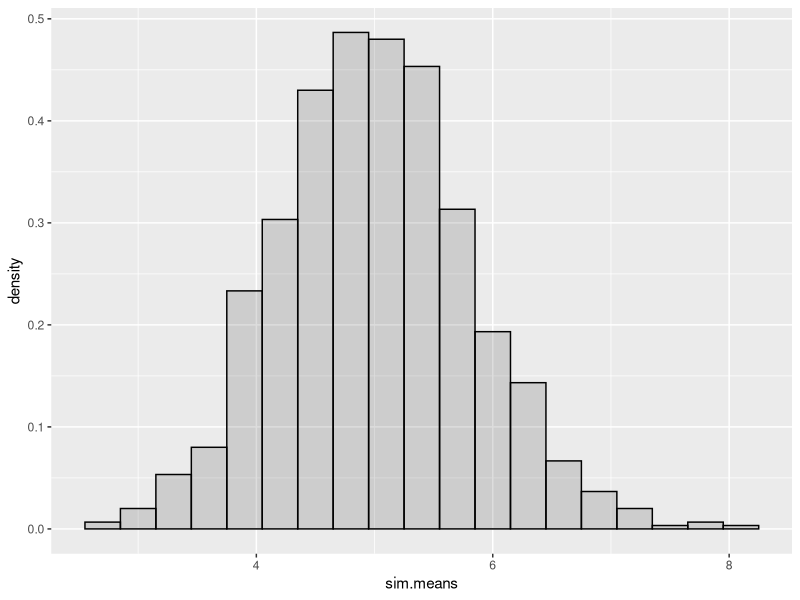
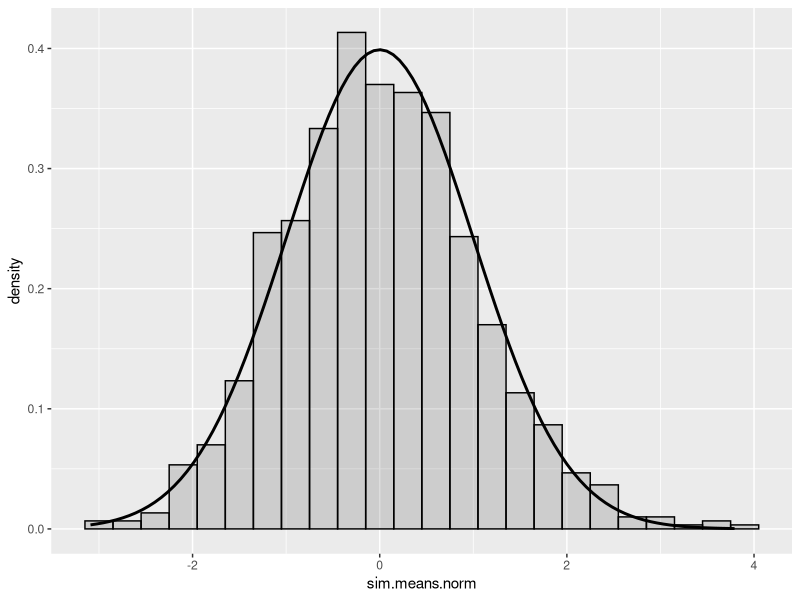

Recreate these plots in R, in order.
## ---- chunk 1
## 1000 simulations of the mean of 40 exponentials(0.2)s 
sim.vectors <- replicate(1000, rexp(40,0.2), simplify="data.frame")
sim.means <- as.vector(colMeans(sim.vectors))
## ---- chunk 2
library(ggplot2)
## Plot of the distribution of the means
dat <- as.data.frame(sim.means)
g <- ggplot(dat, aes(x = sim.means)) + 
 geom_histogram(alpha = .20, binwidth=.3, colour = "black", aes(y = ..density..))
g
## ---- chunk 3
sapply(dat, mean)
## ---- chunk 4
sapply(dat, sd)
## ---- chunk 5
5/sqrt(40)
## ---- chunk 6
## Plot of the distribution of the means
dat <- as.data.frame(sim.means)
# We normalize the simulation data and define the data frame
sim.means.norm <- (sqrt(40)/5)*(sim.means-5)
dat.norm <- as.data.frame(sim.means.norm)
# Plot of the normalized simulated data. Note that know they are centered around zero as expected
g <- ggplot(dat.norm, aes(x = sim.means.norm)) + 
 geom_histogram(alpha = .20, binwidth=.3, colour = "black", aes(y = ..density..))
# We superimpose the standard normal distribution over our data.
g <- g + stat_function(fun = dnorm, size = 1)
g
## ---- chunk 7
sapply(dat, mean) + c(-1.96,1.96)*sapply(dat, sd)
